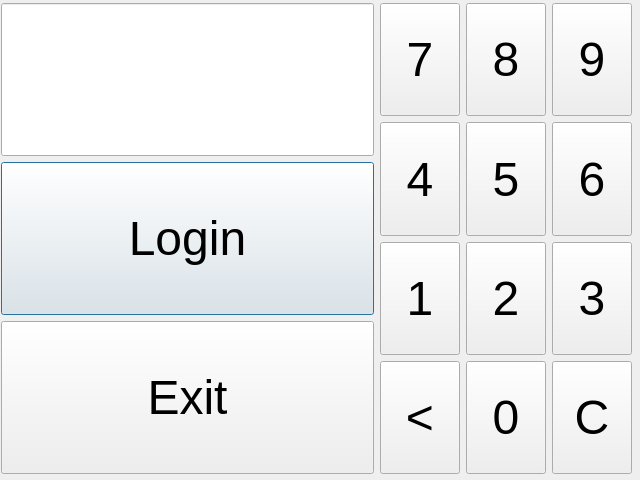
<?xml version="1.0" encoding="UTF-8"?>
<ui version="4.0">
 <class>UserLoginDialog</class>
 <widget class="QDialog" name="UserLoginDialog">
  <property name="geometry">
   <rect>
    <x>0</x>
    <y>0</y>
    <width>640</width>
    <height>480</height>
   </rect>
  </property>
  <property name="windowTitle">
   <string>Dialog</string>
  </property>
  <widget class="QWidget" name="layoutWidget">
   <property name="geometry">
    <rect>
     <x>1</x>
     <y>3</y>
     <width>631</width>
     <height>471</height>
    </rect>
   </property>
   <layout class="QHBoxLayout" name="horizontalLayout_2">
    <item>
     <layout class="QVBoxLayout" name="verticalLayout">
      <item>
       <widget class="QLineEdit" name="userLoginLineEdit">
        <property name="sizePolicy">
         <sizepolicy hsizetype="Expanding" vsizetype="Preferred">
          <horstretch>0</horstretch>
          <verstretch>0</verstretch>
         </sizepolicy>
        </property>
        <property name="font">
         <font>
          <pointsize>28</pointsize>
         </font>
        </property>
       </widget>
      </item>
      <item>
       <widget class="QPushButton" name="userLoginPushButton">
        <property name="sizePolicy">
         <sizepolicy hsizetype="Minimum" vsizetype="Preferred">
          <horstretch>0</horstretch>
          <verstretch>0</verstretch>
         </sizepolicy>
        </property>
        <property name="font">
         <font>
          <pointsize>36</pointsize>
         </font>
        </property>
        <property name="text">
         <string>Login</string>
        </property>
       </widget>
      </item>
      <item>
       <widget class="QPushButton" name="userExitPushButton">
        <property name="sizePolicy">
         <sizepolicy hsizetype="Minimum" vsizetype="Preferred">
          <horstretch>0</horstretch>
          <verstretch>0</verstretch>
         </sizepolicy>
        </property>
        <property name="font">
         <font>
          <pointsize>36</pointsize>
         </font>
        </property>
        <property name="text">
         <string>Exit</string>
        </property>
       </widget>
      </item>
     </layout>
    </item>
    <item>
     <layout class="QGridLayout" name="gridLayout">
      <item row="3" column="2">
       <widget class="QPushButton" name="pushButton_b">
        <property name="sizePolicy">
         <sizepolicy hsizetype="Minimum" vsizetype="Preferred">
          <horstretch>0</horstretch>
          <verstretch>0</verstretch>
         </sizepolicy>
        </property>
        <property name="font">
         <font>
          <pointsize>36</pointsize>
         </font>
        </property>
        <property name="text">
         <string>C</string>
        </property>
       </widget>
      </item>
      <item row="0" column="0">
       <widget class="QPushButton" name="pushButton_7">
        <property name="sizePolicy">
         <sizepolicy hsizetype="Minimum" vsizetype="Preferred">
          <horstretch>0</horstretch>
          <verstretch>0</verstretch>
         </sizepolicy>
        </property>
        <property name="font">
         <font>
          <pointsize>36</pointsize>
         </font>
        </property>
        <property name="text">
         <string>7</string>
        </property>
       </widget>
      </item>
      <item row="1" column="2">
       <widget class="QPushButton" name="pushButton_6">
        <property name="sizePolicy">
         <sizepolicy hsizetype="Minimum" vsizetype="Preferred">
          <horstretch>0</horstretch>
          <verstretch>0</verstretch>
         </sizepolicy>
        </property>
        <property name="font">
         <font>
          <pointsize>36</pointsize>
         </font>
        </property>
        <property name="text">
         <string>6</string>
        </property>
       </widget>
      </item>
      <item row="0" column="2">
       <widget class="QPushButton" name="pushButton_9">
        <property name="sizePolicy">
         <sizepolicy hsizetype="Minimum" vsizetype="Preferred">
          <horstretch>0</horstretch>
          <verstretch>0</verstretch>
         </sizepolicy>
        </property>
        <property name="font">
         <font>
          <pointsize>36</pointsize>
         </font>
        </property>
        <property name="text">
         <string>9</string>
        </property>
       </widget>
      </item>
      <item row="2" column="2">
       <widget class="QPushButton" name="pushButton_3">
        <property name="sizePolicy">
         <sizepolicy hsizetype="Minimum" vsizetype="Preferred">
          <horstretch>0</horstretch>
          <verstretch>0</verstretch>
         </sizepolicy>
        </property>
        <property name="font">
         <font>
          <pointsize>36</pointsize>
         </font>
        </property>
        <property name="text">
         <string>3</string>
        </property>
       </widget>
      </item>
      <item row="0" column="1">
       <widget class="QPushButton" name="pushButton_8">
        <property name="sizePolicy">
         <sizepolicy hsizetype="Minimum" vsizetype="Preferred">
          <horstretch>0</horstretch>
          <verstretch>0</verstretch>
         </sizepolicy>
        </property>
        <property name="font">
         <font>
          <pointsize>36</pointsize>
         </font>
        </property>
        <property name="text">
         <string>8</string>
        </property>
       </widget>
      </item>
      <item row="1" column="1">
       <widget class="QPushButton" name="pushButton_5">
        <property name="sizePolicy">
         <sizepolicy hsizetype="Minimum" vsizetype="Preferred">
          <horstretch>0</horstretch>
          <verstretch>0</verstretch>
         </sizepolicy>
        </property>
        <property name="font">
         <font>
          <pointsize>36</pointsize>
         </font>
        </property>
        <property name="text">
         <string>5</string>
        </property>
       </widget>
      </item>
      <item row="1" column="0">
       <widget class="QPushButton" name="pushButton_4">
        <property name="sizePolicy">
         <sizepolicy hsizetype="Minimum" vsizetype="Preferred">
          <horstretch>0</horstretch>
          <verstretch>0</verstretch>
         </sizepolicy>
        </property>
        <property name="font">
         <font>
          <pointsize>36</pointsize>
         </font>
        </property>
        <property name="text">
         <string>4</string>
        </property>
       </widget>
      </item>
      <item row="2" column="0">
       <widget class="QPushButton" name="pushButton_1">
        <property name="sizePolicy">
         <sizepolicy hsizetype="Minimum" vsizetype="Preferred">
          <horstretch>0</horstretch>
          <verstretch>0</verstretch>
         </sizepolicy>
        </property>
        <property name="font">
         <font>
          <pointsize>36</pointsize>
         </font>
        </property>
        <property name="text">
         <string>1</string>
        </property>
       </widget>
      </item>
      <item row="2" column="1">
       <widget class="QPushButton" name="pushButton_2">
        <property name="sizePolicy">
         <sizepolicy hsizetype="Minimum" vsizetype="Preferred">
          <horstretch>0</horstretch>
          <verstretch>0</verstretch>
         </sizepolicy>
        </property>
        <property name="font">
         <font>
          <pointsize>36</pointsize>
         </font>
        </property>
        <property name="text">
         <string>2</string>
        </property>
       </widget>
      </item>
      <item row="3" column="1">
       <widget class="QPushButton" name="pushButton_0">
        <property name="sizePolicy">
         <sizepolicy hsizetype="Minimum" vsizetype="Preferred">
          <horstretch>0</horstretch>
          <verstretch>0</verstretch>
         </sizepolicy>
        </property>
        <property name="font">
         <font>
          <pointsize>36</pointsize>
         </font>
        </property>
        <property name="text">
         <string>0</string>
        </property>
       </widget>
      </item>
      <item row="3" column="0">
       <widget class="QPushButton" name="pushButton_a">
        <property name="sizePolicy">
         <sizepolicy hsizetype="Minimum" vsizetype="Preferred">
          <horstretch>0</horstretch>
          <verstretch>0</verstretch>
         </sizepolicy>
        </property>
        <property name="font">
         <font>
          <pointsize>36</pointsize>
         </font>
        </property>
        <property name="text">
         <string>&lt;</string>
        </property>
       </widget>
      </item>
     </layout>
    </item>
   </layout>
  </widget>
 </widget>
 <resources/>
 <connections/>
</ui>
